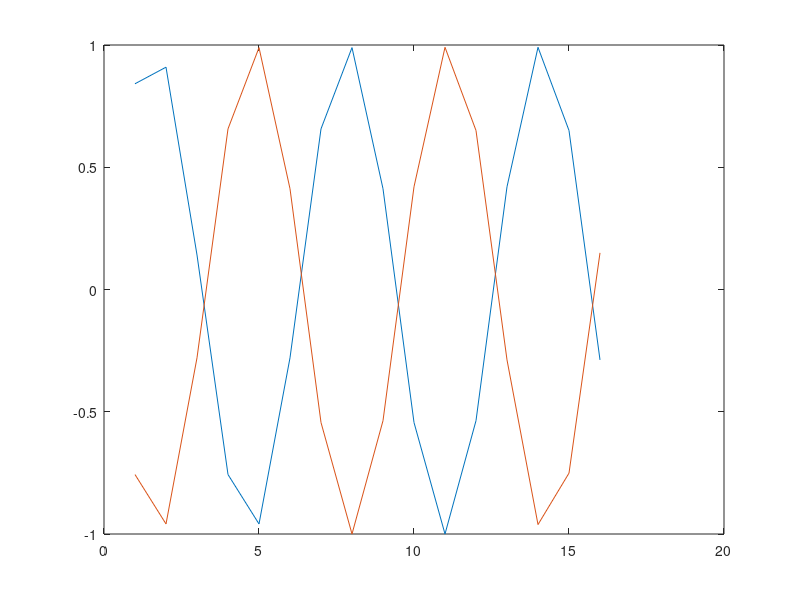

This chart was generated by the following MATLAB code:
% testing_01


clear all
close all
clc

x = 1:20
y = sin(x)

ns = 4;

x2 = x(ns:end)
y2 = y(ns:end-1)

y1 = y(1:end-ns)
x1 = x(1:end-ns)

figure(1)
plot(x1,y1)
hold on
plot(x1,y2)
